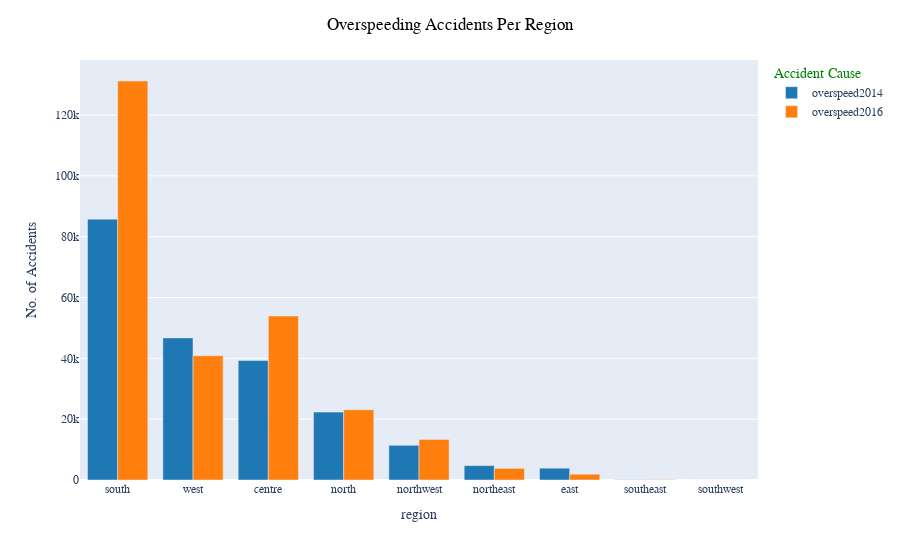

Here is the notebook cell this chart was saved with:
### Markdown cell above
#### 4.1.2. Overspeeding Accidents Per Region

### Code cell
fig_1 = px.bar(overspeed_region, y=["overspeed2014", "overspeed2016"], barmode="group",
              labels={"value": "No. of Accidents", "variable": "Accident Cause"},
              color_discrete_sequence=px.colors.qualitative.D3)
fig_1.update_layout(title_text="Overspeeding Accidents Per Region", title_x=0.5,
                   font_family="Times New Roman", title_font_family="Times New Roman", 
                    title_font_color="black", legend_title_font_color="green")
fig_1.update_xaxes(title_font_family="Times New Roman")

### Figure 1 — Plotly figure (JSON) as saved in the notebook; plotly's stock layout.template omitted (floating-point values rounded to 4 significant figures)
{"data": [{"alignmentgroup": "True", "hovertemplate": "Accident Cause=overspeed2014<br>region=%{x}<br>No. of Accidents=%{y}<extra></extra>", "legendgroup": "overspeed2014", "marker": {"color": "#1F77B4", "pattern": {"shape": ""}}, "name": "overspeed2014", "offsetgroup": "overspeed2014", "orientation": "v", "showlegend": true, "textposition": "auto", "x": ["south", "west", "centre", "north", "northwest", "northeast", "east", "southeast", "southwest"], "xaxis": "x", "y": [85782, 46732, 39279, 22320.0, 11395, 4731, 3886, 94, 1], "yaxis": "y", "type": "bar"}, {"alignmentgroup": "True", "hovertemplate": "Accident Cause=overspeed2016<br>region=%{x}<br>No. of Accidents=%{y}<extra></extra>", "legendgroup": "overspeed2016", "marker": {"color": "#FF7F0E", "pattern": {"shape": ""}}, "name": "overspeed2016", "offsetgroup": "overspeed2016", "orientation": "v", "showlegend": true, "textposition": "auto", "x": ["south", "west", "centre", "north", "northwest", "northeast", "east", "southeast", "southwest"], "xaxis": "x", "y": [131206, 40877, 53928, 23124, 13358, 3824, 1900, 124, 0], "yaxis": "y", "type": "bar"}], "layout": {"xaxis": {"anchor": "y", "domain": [0, 1], "title": {"text": "region", "font": {"family": "Times New Roman"}}, "type": "category", "range": [-0.5, 8.5], "autorange": true}, "yaxis": {"anchor": "x", "domain": [0, 1], "title": {"text": "No. of Accidents"}, "type": "linear", "range": [0, 138100.0], "autorange": true}, "legend": {"title": {"text": "Accident Cause", "font": {"color": "green"}}, "tracegroupgap": 0}, "margin": {"t": 60}, "barmode": "group", "title": {"font": {"family": "Times New Roman", "color": "black"}, "text": "Overspeeding Accidents Per Region", "x": 0.5}, "font": {"family": "Times New Roman"}, "autosize": true}}
